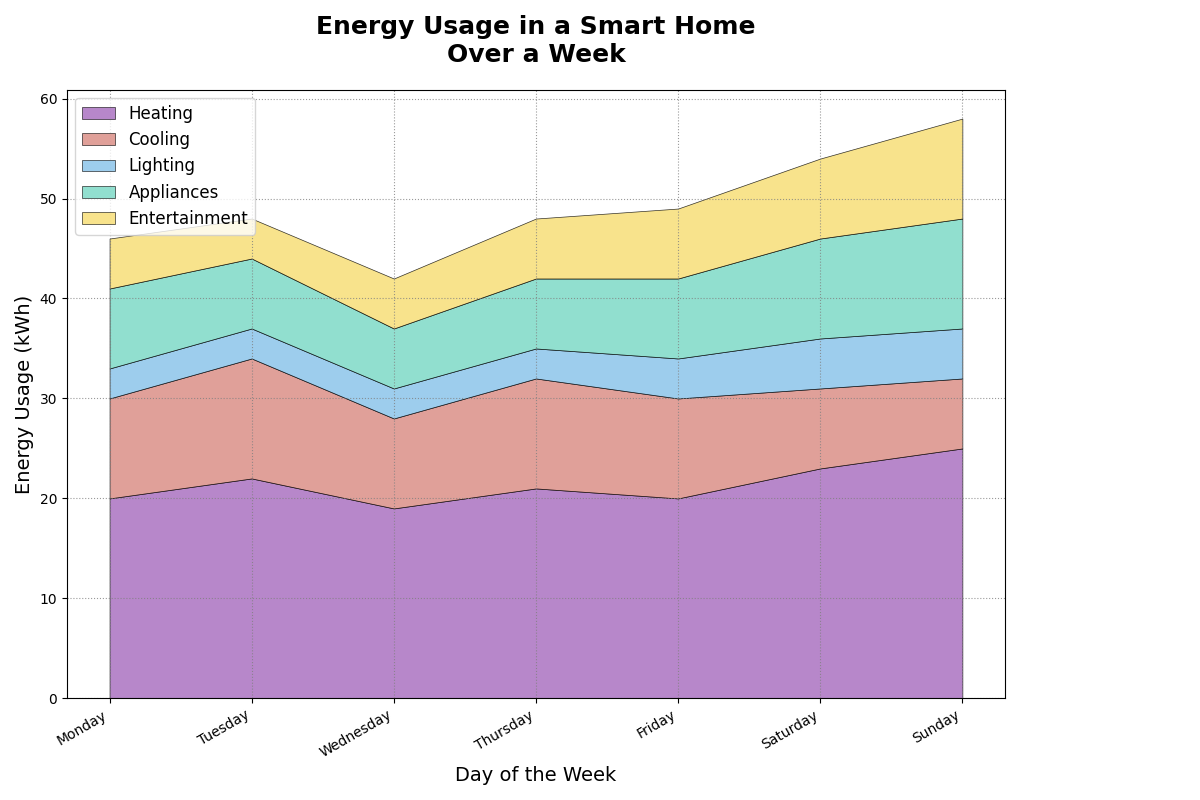

Here is the Python script that generated this plot:
import matplotlib.pyplot as plt
import numpy as np

days = ['Monday', 'Tuesday', 'Wednesday', 'Thursday', 'Friday', 'Saturday', 'Sunday']
num_days = len(days)

heating = [20, 22, 19, 21, 20, 23, 25]
cooling = [10, 12, 9, 11, 10, 8, 7]
lighting = [3, 3, 3, 3, 4, 5, 5]
appliances = [8, 7, 6, 7, 8, 10, 11]
entertainment = [5, 4, 5, 6, 7, 8, 10]

energy_stack = np.row_stack((heating, cooling, lighting, appliances, entertainment))

fig, ax = plt.subplots(figsize=(12, 8))

ax.stackplot(days, energy_stack, labels=['Heating', 'Cooling', 'Lighting', 'Appliances', 'Entertainment'],
             colors=['#A569BD', '#D98880', '#85C1E9', '#76D7C4', '#F7DC6F'], alpha=0.8, 
             edgecolor='k', linewidth=0.5)

ax.set_title('Energy Usage in a Smart Home\nOver a Week', fontsize=18, fontweight='bold', pad=20)
ax.set_xlabel('Day of the Week', fontsize=14)
ax.set_ylabel('Energy Usage (kWh)', fontsize=14)

ax.legend(loc='upper left', fontsize=12, frameon=True, markerscale=1.5)

ax.grid(True, linestyle=':', alpha=0.8, color='grey')

plt.xticks(rotation=30, ha='right')

plt.tight_layout(rect=[0, 0, 0.85, 1])

plt.show()
